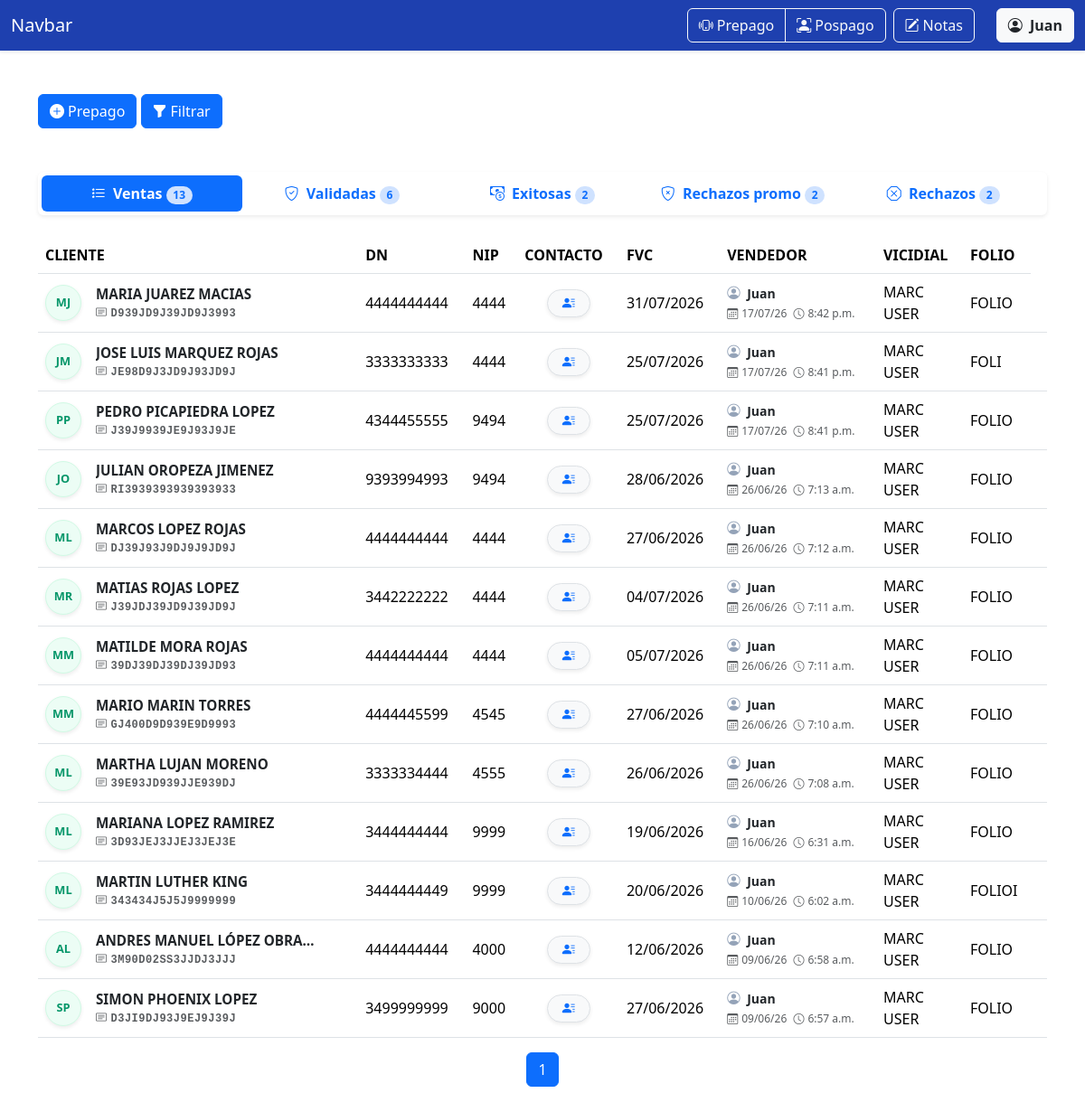
/ventas/prepago/ (signed in), run on the app's committed database.
### ventas/models.py (models this page shows)
class VentaPrepago(models.Model):
    nombre = models.CharField('NOMBRE(S)', max_length=100)
    apellido_paterno = models.CharField('APELLIDO PATERNO', max_length=100)
    apellido_materno = models.CharField(
        'APELLIDO MATERNO', max_length=100, blank=True, default='')
    curp = models.CharField('CURP', max_length=18, validators=[
                            MinLengthValidator(18)])
    dn = models.CharField('DN', max_length=10, validators=[
                          numeric_validator, MinLengthValidator(10)])
    nip = models.CharField('NIP', max_length=4, validators=[
                           numeric_validator, MinLengthValidator(4)], help_text='Solo se permiten números.')
    contact1 = models.CharField('CONTACTO1', max_length=16, validators=[
                                MinLengthValidator(10), RegexValidator(r'^[A-Z0-9 ]+$')])
    contact2 = models.CharField('CONTACTO 2', max_length=10, validators=[
                                numeric_validator, MinLengthValidator(10)])
    fvc = models.DateField('FVC')
    acepta_promo = models.BooleanField(
        'ACEPTA PROMO', null=True, blank=True, choices=[(True, 'Sí'), (False, 'No')])
    STATUS_CHOICES = [
        ('en_proceso', 'EN PROCESO'),
        ('nip_incorrecto', 'NIP INCORRECTO'),
        ('curp_incorrecto', 'CURP INCORRECTO'),
        ('sin_fvc', 'SIN FVC'),
        ('exitosa', 'EXITOSA'),
        ('baja_exportada', 'BAJA EXPORTADA'),
        ('alta', 'ALTA'),
        ('gestionada_por_otro_call_center', 'GESTIONADA POR OTRO CALL CENTER'),
        ('sin_nip', 'SIN NIP'),
        ('futura', 'FUTURA'),
        ('linea_movistar', 'LINEA MOVISTAR'),
        ('cac_lejano', 'CAC LEJANO'),
    ]
    status = models.CharField(
        'Status',
        max_length=100,
        choices=STATUS_CHOICES,
        default='en_proceso'
    )
    email = models.EmailField('EMAIL', max_length=254)
    folio = models.CharField('FOLIO', max_length=100)
    usuario_marcador = models.CharField('USUARIO MARCADOR', max_length=100)
    marcador = models.CharField('MARCADOR', max_length=100)
    validador = models.ForeignKey(
        User, on_delete=models.SET_NULL, null=True, blank=True, related_name='validador')
    supervisor = models.ForeignKey(
        User, on_delete=models.SET_NULL, null=True, blank=True, related_name='supervisor')
    created = models.DateTimeField(auto_now_add=True)
    user = models.ForeignKey(
        User, on_delete=models.CASCADE, related_name='vendedor')

### ventas/views.py (the view, shortened to what this page needs)
# urls.py: path('prepago/', views.prepago, name='prepago'),
@login_required
def prepago(request):
    es_vendedor = request.user.groups.filter(name='VENDEDORES').exists()
    es_superior = request.user.is_superuser or request.user.groups.filter(
        name__in=['VALIDADORES', 'SUPERVISORES']).exists()
    es_supervisor = request.user.is_superuser or request.user.groups.filter(
        name='SUPERVISORES').exists()
    if es_superior:
        if request.GET.get('rol'):
            request.session['rol_activo_prepago'] = request.GET.get('rol')
        if request.session.get('rol_activo_prepago') == 'vendedor':
            es_vendedor = True
        else:
            es_vendedor = False
            pass  # El rol activo sigue siendo el de superior, no hacemos cambios
    else:
        request.session['rol_activo_prepago'] = 'vendedor'
        es_vendedor = True
        es_superior = False
    if request.method == 'GET':
        ventas_prepago_usuario = request.GET.get('ventas_prepago_usuario')
        if request.session.get('rol_activo_prepago') == 'vendedor':
            base_queryset = VentaPrepago.objects.filter(
                user=request.user)
        else:
            if ventas_prepago_usuario:
                base_queryset = VentaPrepago.objects.filter(
                    user_id=ventas_prepago_usuario)
            else:
                base_queryset = VentaPrepago.objects.all()
        fecha_inicio = request.GET.get('fechaInicio')
        fecha_fin = request.GET.get('fechaFin')
        if fecha_inicio:
            base_queryset = base_queryset.filter(
                created__date__gte=fecha_inicio)
        if fecha_fin:
            base_queryset = base_queryset.filter(created__date__lte=fecha_fin)
        filtro_dn = request.GET.get('dn', '').strip()
        if filtro_dn:
            base_queryset = base_queryset.filter(dn=filtro_dn)
        filtro_curp = request.GET.get('curp', '').strip().upper()
        if filtro_curp:
            base_queryset = base_queryset.filter(curp=filtro_curp)
        filtro_folio = request.GET.get('folio', '').strip().upper()
        if filtro_folio:
            base_queryset = base_queryset.filter(folio=filtro_folio)
        filtro_status_prepago = request.GET.get('status_prepago', '').strip()
        if filtro_status_prepago == 'ventas':
            base_queryset = base_queryset.filter(acepta_promo=None)
        elif filtro_status_prepago == 'validadas':
            base_queryset = base_queryset.filter(
                acepta_promo=True, status='en_proceso')
        elif filtro_status_prepago == 'exitosas':
            base_queryset = base_queryset.filter(status='exitosa')
        elif filtro_status_prepago == 'rechazos_promo':
            base_queryset = base_queryset.filter(acepta_promo=False)
        elif filtro_status_prepago == 'rechazos':
            base_queryset = base_queryset.exclude(acepta_promo=None).exclude(
                status='exitosa').exclude(status='en_proceso')
        def paginar(queryset, request, parametro):
            pagina = request.GET.get(parametro, 1)
            return Paginator(queryset, 20).get_page(pagina)
        ventas_prepago = base_queryset.filter(
            acepta_promo=None).order_by('-created')
        ventas_prepago_validadas = base_queryset.filter(
            acepta_promo=True, status='en_proceso').order_by('-created')
        ventas_prepago_exitosas = base_queryset.filter(
            status='exitosa').order_by('-created')
        ventas_prepago_rechazos_promo = base_queryset.filter(
            acepta_promo=False).order_by('-created')
        ventas_prepago_rechazos = base_queryset.exclude(acepta_promo=None).exclude(
            status='exitosa').exclude(status='en_proceso').order_by('-created')
        ventas_prepago = paginar(
            ventas_prepago,
            request,
            'ventas_page'
        )
        ventas_prepago_validadas = paginar(
            ventas_prepago_validadas,
            request,
            'ventas_validadas_page'
        )
        ventas_prepago_exitosas = paginar(
            ventas_prepago_exitosas,
            request,
            'ventas_exitosas_page'
        )
        ventas_prepago_rechazos_promo = paginar(
            ventas_prepago_rechazos_promo,
            request,
            'ventas_rechazos_promo_page'
        )
        ventas_prepago_rechazos = paginar(
            ventas_prepago_rechazos,
            request,
            'ventas_rechazos_page'
        )
        params = request.GET.copy()
        for page in [
            'ventas_page',
            'ventas_validadas_page',
            'ventas_exitosas_page',
            'ventas_rechazos_promo_page',
            'ventas_rechazos_page',
            'tab'
        ]:
            params.pop(page, None)
        return render(request, 'prepago.html', {
            'form': VentaPrepagoForm(user=request.user, rol_activo=request.session.get('rol_activo_prepago')),
            'ventas_prepago': ventas_prepago,
            'ventas_prepago_validadas': ventas_prepago_validadas,
            'ventas_prepago_exitosas': ventas_prepago_exitosas,
            'ventas_prepago_rechazos_promo': ventas_prepago_rechazos_promo,
            'ventas_prepago_rechazos': ventas_prepago_rechazos,
            'es_superior': es_superior,  # Pasamos esta bandera al HTML
            'es_supervisor': es_supervisor,  # Pasamos esta bandera al HTML
            'es_vendedor': es_vendedor,  # Pasamos esta bandera al HTML
            'fecha_inicio': fecha_inicio,  # Para mantener el filtro en la interfaz
            'fecha_fin': fecha_fin,  # Para mantener el filtro en la interfaz
            'usuarios': User.objects.filter(is_active=True).order_by('username'),
            'ventas_prepago_usuario': ventas_prepago_usuario,
            'filtro_dn': filtro_dn,
            'filtro_curp': filtro_curp,
            'filtro_folio': filtro_folio,
            'filtro_status_prepago': filtro_status_prepago,
            'params': params.urlencode(),
        })

### ventas/templates/prepago.html (shortened to what this page needs)
{% extends 'base.html' %} {% block content %}
  <div class="container mt-5">
    {% if es_vendedor %}
      <button type="button" class="btn btn-primary" data-bs-toggle="modal" data-bs-target="#createPrepagoModal"><i class="bi bi-plus-circle-fill me-1"></i>Prepago</button>
    {% endif %}
    <button type="button" class="btn btn-primary" data-bs-toggle="collapse" data-bs-target="#collapseFiltroPrepago" aria-expanded="false" aria-controls="collapseFiltroPrepago"><i class="bi bi-funnel-fill me-1"></i>Filtrar</button>
  </div>
  <div class="container mt-5 mb-5" id="moduloVentas">
    <ul class="nav nav-pills nav-justified mb-4 shadow-sm p-1 bg-white rounded fw-bold">
      <li class="nav-item">
        <button class="nav-link {% if not request.GET.tab or request.GET.tab == 'ventas' %}active{% endif %}" data-bs-toggle="tab" data-bs-target="#ventas"><i class="bi bi-list-stars me-1"></i> Ventas<span class="badge rounded-pill bg-primary-subtle text-primary ms-1 px-2.5 py-1">{{ ventas_prepago.paginator.count }}</span></button>
      </li>
      <li class="nav-item">
        <button class="nav-link {% if request.GET.tab == 'validadas' %}active{% endif %}" data-bs-toggle="tab" data-bs-target="#validadas"><i class="bi bi-shield-check me-1"></i> Validadas<span class="badge rounded-pill bg-primary-subtle text-primary ms-1 px-2.5 py-1">{{ ventas_prepago_validadas.paginator.count }}</span></button>
      </li>
      <li class="nav-item">
        <button class="nav-link" data-bs-toggle="tab" data-bs-target="#exitosas"><i class="bi bi-cash-coin me-1"></i> Exitosas<span class="badge rounded-pill bg-primary-subtle text-primary ms-1 px-2.5 py-1">{{ ventas_prepago_exitosas.paginator.count }}</span></button>
      </li>
      <li class="nav-item">
        <button class="nav-link" data-bs-toggle="tab" data-bs-target="#rechazos_promo"><i class="bi bi-shield-x me-1"></i> Rechazos promo<span class="badge rounded-pill bg-primary-subtle text-primary ms-1 px-2.5 py-1">{{ ventas_prepago_rechazos_promo.paginator.count }}</span></button>
      </li>
      <li class="nav-item">
        <button class="nav-link" data-bs-toggle="tab" data-bs-target="#rechazos"><i class="bi bi-x-octagon me-1"></i> Rechazos<span class="badge rounded-pill bg-primary-subtle text-primary ms-1 px-2.5 py-1">{{ ventas_prepago_rechazos.paginator.count }}</span></button>
      </li>
    </ul>
    <div class="tab-content mt-3" id="pills-tabContent">
      <div class="tab-pane fade {% if not request.GET.tab or request.GET.tab == 'ventas' %}show active{% endif %}" id="ventas" role="tabpanel">
        <table class="table table-hover align-middle">
          <thead>
            <tr>
              <th scope="col">CLIENTE</th>
              <th scope="col">DN</th>
              <th scope="col">NIP</th>
              <th scope="col">CONTACTO</th>
              <th scope="col">FVC</th>
              <th scope="col">VENDEDOR</th>
              <th scope="col">VICIDIAL</th>
              <th scope="col">FOLIO</th>
            </tr>
          </thead>
          <tbody>
            {% for venta_prepago in ventas_prepago %}
              {% include 'components_prepago/tabla_ventas_prepago.html' with tab_id='ventas' %}
            {% endfor %}
          </tbody>
        </table>
        {% include 'components_prepago/paginacion_prepago.html' with page_obj=ventas_prepago page_param='ventas_page' tab_id='ventas' %}
      </div>
    </div>
  </div>
{% endblock %}

### templates/base.html (shortened to what this page needs)
<!DOCTYPE html>
<html lang="es-MX">
  <head>
    <link href="https://cdn.jsdelivr.net/npm/bootstrap@5.3.8/dist/css/bootstrap.min.css" rel="stylesheet" />
    <link rel="stylesheet" href="https://cdn.jsdelivr.net/npm/bootstrap-icons@1.13.1/font/bootstrap-icons.min.css" />
  </head>
  <body>
    <nav class="navbar navbar-expand-lg navbar-dark shadow-sm" style="background-color: #1e40af;">
      <div class="container-fluid">
        <a class="navbar-brand" href="{% url 'dashboard' %}">Navbar</a>
        <div class="collapse navbar-collapse" id="navbarNav">
          <ul class="navbar-nav ms-auto">
            <li class="nav-item ms-2">
              <div class="btn-group" role="group" aria-label="Modulo-Ventas">
                <a class="btn btn-outline-light" href="{% url 'prepago' %}"><i class="bi bi-phone-vibrate me-1"></i>Prepago</a>
                <a class="btn btn-outline-light" href="{% url 'pospago' %}"><i class="bi bi-person-bounding-box me-1"></i>Pospago</a>
              </div>
            </li>
            <li class="nav-item ms-2">
              <a class="btn btn-outline-light" href="{% url 'notas' %}"><i class="bi bi-pencil-square me-1"></i>Notas</a>
            </li>
            <li class="nav-item ms-2">
              <div class="dropdown">
                <button class="btn btn-light text-dark ms-3" type="button" data-bs-toggle="dropdown" aria-expanded="false"><i class="bi bi-person-circle me-1"></i> <strong>{{ user.first_name }}</strong></button>
              </div>
            </li>
          </ul>
        </div>
      </div>
    </nav>
    {% block content %}
    {% endblock %}
  </body>
</html>

### ventas/templates/components_prepago/tabla_ventas_prepago.html (shortened to what this page needs)
<tr>
  <th scope="row" class="align-middle">
    <div class="d-flex align-items-center">
      <div class="avatar-circle me-3 d-flex align-items-center justify-content-center shadow-sm" style="width: 40px; height: 40px; background-color: #ecfdf5; color: #059669; border: 1px solid #d1fae5; border-radius: 50%; font-weight: bold; font-size: 0.8rem; flex-shrink: 0;">{{ venta_prepago.nombre|first|upper }}{{ venta_prepago.apellido_paterno|first|upper }}</div>
      <div class="d-flex flex-column" style="line-height: 1.2;">
        <span class="text-dark fw-bold" style="font-size: 0.95rem; max-width: 250px; overflow: hidden; text-overflow: ellipsis; white-space: nowrap;" title="{{ venta_prepago.nombre }} {{ venta_prepago.apellido_paterno }} {{ venta_prepago.apellido_materno }}">{{ venta_prepago.nombre }} {{ venta_prepago.apellido_paterno }} {{ venta_prepago.apellido_materno }}</span>
        <small class="text-muted font-monospace mt-1" style="font-size: 0.75rem; letter-spacing: 0.5px; white-space: nowrap;"><i class="bi bi-card-text me-1"></i>{{ venta_prepago.curp }}</small>
      </div>
    </div>
  </th>
  <td>{{ venta_prepago.dn }}</td>
  <td>{{ venta_prepago.nip }}</td>
  <td class="align-middle text-center">
    <button type="button" class="btn btn-sm btn-light border shadow-sm rounded-pill px-3" data-bs-toggle="popover" data-bs-placement="right" data-bs-html="true" data-bs-content="
              <div class='text-start small'>
              <i class='bi bi-telephone-fill me-1 text-primary'></i>{{ venta_prepago.contact1 }}<br>
              <i class='bi bi-telephone-fill me-1 text-primary'></i>{{ venta_prepago.contact2 }}<br>
              <hr class='my-1'>
              <i class='bi bi-envelope-fill me-1 text-primary'></i>
              <span class='text-primary'>{{ venta_prepago.email }}</span>
            </div>"><i class="bi bi-person-lines-fill text-primary"></i></button>
  </td>
  <td>{{ venta_prepago.fvc|date:'d/m/Y' }}</td>
  <td>
    <div class="text-muted small">
      <i class="bi bi-person-circle me-1" style="color: #94a3b8; font-size: 0.9rem;"></i>
      <span class="fw-bold text-dark me-2">{{ venta_prepago.user.first_name }}</span> <br />
      <span style="font-size: 0.75rem;">
        <i class="bi bi-calendar3 me-1"></i>{{ venta_prepago.created|date:'d/m/y' }}
        <i class="bi bi-clock ms-1 me-1"></i>{{ venta_prepago.created|time:'g:i a' }}
      </span>
    </div>
  </td>
  <td>
    {{ venta_prepago.marcador }}<br />
    {{ venta_prepago.usuario_marcador }}
  </td>
  <td>{{ venta_prepago.folio }}</td>
  <td class="text-center">
  </td>
</tr>

### data on the page
VentaPrepago: nombre|first "M", apellido_paterno|first "J", nombre "MARIA", apellido_paterno "JUAREZ", apellido_materno "MACIAS", curp "D939JD9J39JD9J3993", dn "4444444444", nip "4444", fvc "31/07/2026", user.first_name "Juan", created "17/07/26", created "8:42 p.m.", marcador "MARC", usuario_marcador "USER", folio "FOLIO"
VentaPrepago: nombre|first "J", apellido_paterno|first "M", nombre "JOSE LUIS", apellido_paterno "MARQUEZ", apellido_materno "ROJAS", curp "JE98D9J3JD9J93JD9J", dn "3333333333", nip "4444", fvc "25/07/2026", user.first_name "Juan", created "17/07/26", created "8:41 p.m.", marcador "MARC", usuario_marcador "USER", folio "FOLI"
VentaPrepago: nombre|first "P", apellido_paterno|first "P", nombre "PEDRO", apellido_paterno "PICAPIEDRA", apellido_materno "LOPEZ", curp "J39J9939JE9J93J9JE", dn "4344455555", nip "9494", fvc "25/07/2026", user.first_name "Juan", created "17/07/26", created "8:41 p.m.", marcador "MARC", usuario_marcador "USER", folio "FOLIO"
VentaPrepago: nombre|first "J", apellido_paterno|first "O", nombre "JULIAN", apellido_paterno "OROPEZA", apellido_materno "JIMENEZ", curp "RI3939393939393933", dn "9393994993", nip "9494", fvc "28/06/2026", user.first_name "Juan", created "26/06/26", created "7:13 a.m.", marcador "MARC", usuario_marcador "USER", folio "FOLIO"
VentaPrepago: nombre|first "M", apellido_paterno|first "L", nombre "MARCOS", apellido_paterno "LOPEZ", apellido_materno "ROJAS", curp "DJ39J93J9DJ9J9JD9J", dn "4444444444", nip "4444", fvc "27/06/2026", user.first_name "Juan", created "26/06/26", created "7:12 a.m.", marcador "MARC", usuario_marcador "USER", folio "FOLIO"
VentaPrepago: nombre|first "M", apellido_paterno|first "R", nombre "MATIAS", apellido_paterno "ROJAS", apellido_materno "LOPEZ", curp "J39JDJ39JD9J39JD9J", dn "3442222222", nip "4444", fvc "04/07/2026", user.first_name "Juan", created "26/06/26", created "7:11 a.m.", marcador "MARC", usuario_marcador "USER", folio "FOLIO"
VentaPrepago: nombre|first "M", apellido_paterno|first "M", nombre "MATILDE", apellido_paterno "MORA", apellido_materno "ROJAS", curp "39DJ39DJ39DJ39JD93", dn "4444444444", nip "4444", fvc "05/07/2026", user.first_name "Juan", created "26/06/26", created "7:11 a.m.", marcador "MARC", usuario_marcador "USER", folio "FOLIO"
VentaPrepago: nombre|first "M", apellido_paterno|first "M", nombre "MARIO", apellido_paterno "MARIN", apellido_materno "TORRES", curp "GJ400D9D939E9D9993", dn "4444445599", nip "4545", fvc "27/06/2026", user.first_name "Juan", created "26/06/26", created "7:10 a.m.", marcador "MARC", usuario_marcador "USER", folio "FOLIO"
VentaPrepago: nombre|first "M", apellido_paterno|first "L", nombre "MARTHA", apellido_paterno "LUJAN", apellido_materno "MORENO", curp "39E93JD939JJE939DJ", dn "3333334444", nip "4555", fvc "26/06/2026", user.first_name "Juan", created "26/06/26", created "7:08 a.m.", marcador "MARC", usuario_marcador "USER", folio "FOLIO"
VentaPrepago: nombre|first "M", apellido_paterno|first "L", nombre "MARIANA", apellido_paterno "LOPEZ", apellido_materno "RAMIREZ", curp "3D93JEJ3JJEJ3JEJ3E", dn "3444444444", nip "9999", fvc "19/06/2026", user.first_name "Juan", created "16/06/26", created "6:31 a.m.", marcador "MARC", usuario_marcador "USER", folio "FOLIO"
VentaPrepago: nombre|first "M", apellido_paterno|first "L", nombre "MARTIN", apellido_paterno "LUTHER", apellido_materno "KING", curp "343434J5J5J9999999", dn "3444444449", nip "9999", fvc "20/06/2026", user.first_name "Juan", created "10/06/26", created "6:02 a.m.", marcador "MARC", usuario_marcador "USER", folio "FOLIOI"
VentaPrepago: nombre|first "A", apellido_paterno|first "L", nombre "ANDRES MANUEL", apellido_paterno "LÓPEZ", apellido_materno "OBRA…", curp "3M90D02SS3JJDJ3JJJ", dn "4444444444", nip "4000", fvc "12/06/2026", user.first_name "Juan", created "09/06/26", created "6:58 a.m.", marcador "MARC", usuario_marcador "USER", folio "FOLIO"
VentaPrepago: nombre|first "S", apellido_paterno|first "P", nombre "SIMON", apellido_paterno "PHOENIX", apellido_materno "LOPEZ", curp "D3JI9DJ93J9EJ9J39J", dn "3499999999", nip "9000", fvc "27/06/2026", user.first_name "Juan", created "09/06/26", created "6:57 a.m.", marcador "MARC", usuario_marcador "USER", folio "FOLIO"

### other printed values
{{ user.first_name }} "Juan"
{{ ventas_prepago.paginator.count }} "13"
{{ ventas_prepago_validadas.paginator.count }} "6"
{{ ventas_prepago_exitosas.paginator.count }} "2"
{{ ventas_prepago_rechazos_promo.paginator.count }} "2"
{{ ventas_prepago_rechazos.paginator.count }} "2"
{{ page_obj.number }} "1"
